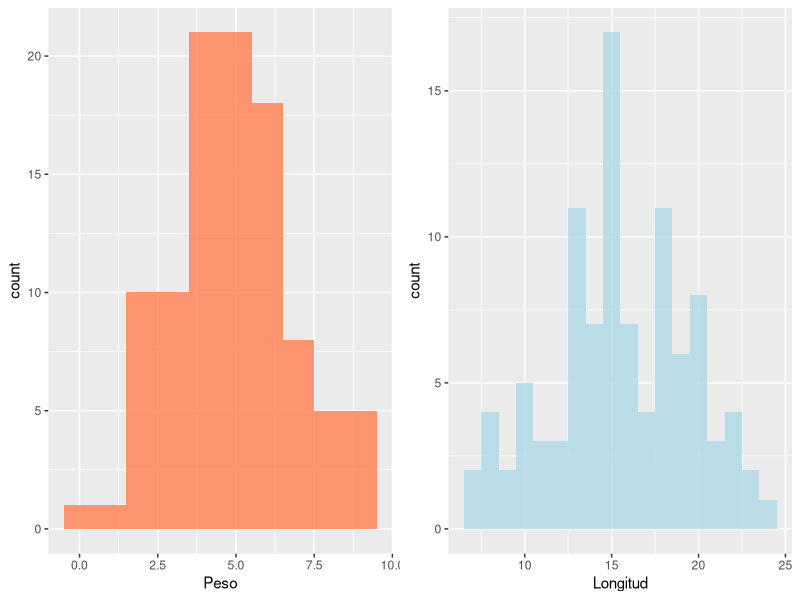
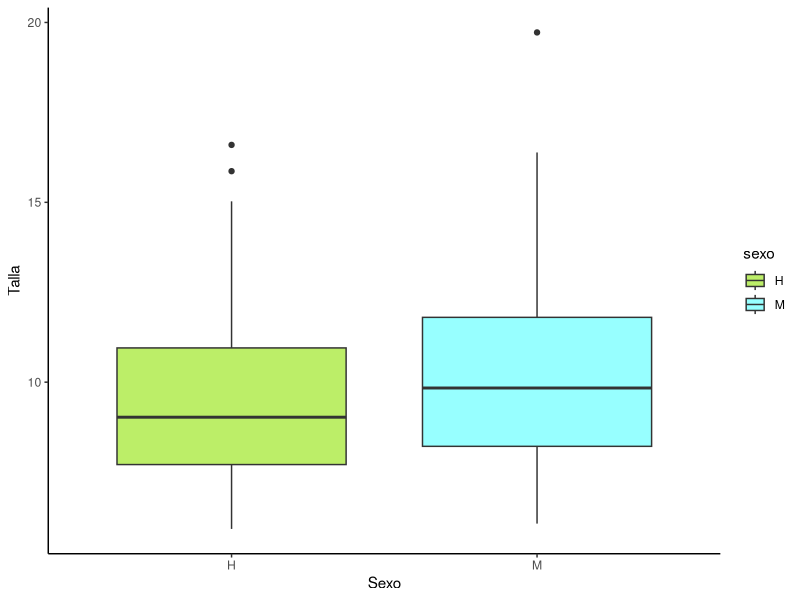
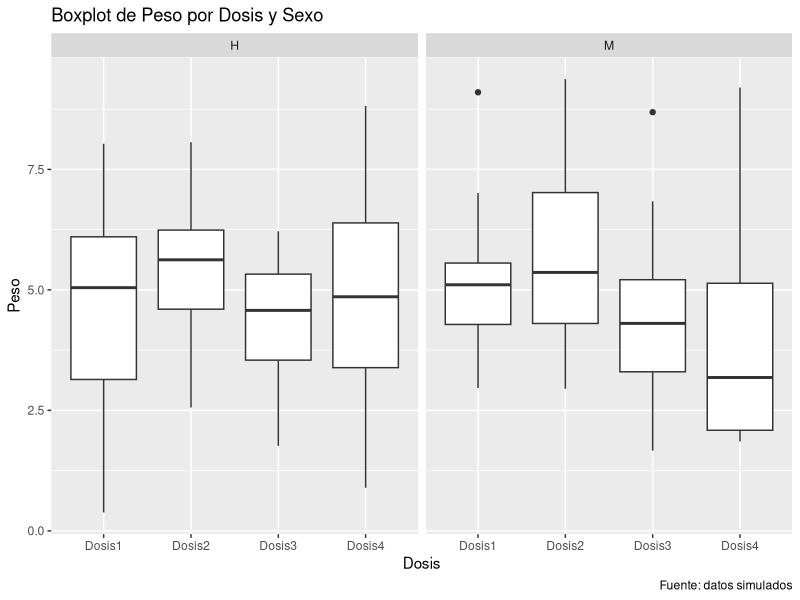
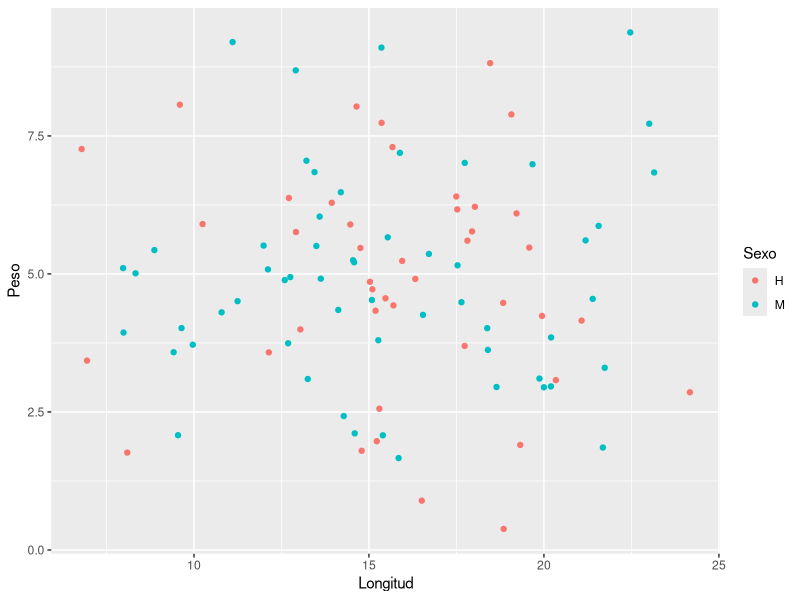

Reproduce these figures in R, in order.
# ------------------------------------------------------------------------------------------------------------------
# Clase 08 - Inteligencia Artificial
# Dr. José Gallardo Matus & Dra. María Angélica Rueda Calderón
# 29 abril 2023
# Diplomado en Análisis de Datos y Modelamiento Predictivo con Aprendizaje Automático para la Acuicultura.
# ------------------------------------------------------------------------------------------------------------------

# Habilita paquetes

library(readxl) # Para importar datos a R

library(dplyr) # Para manipular datos

library(tidyr) # Para manipular datos

library(ggplot2) # Para hacer gráficos

library(gridExtra) # Para que salgan varios graficos en simultaneo

library(tidyverse) # Para manipular datos

# Realice las siguientes preguntas al Chat de Rstudio

# 1). Simule un dataframe con 100 observaciones y que tenga las variables sexo, 
#     peso, talla, longitud, dosis (que sean 4 dosis), estado de madurez (0 inmaduro y 1 maduro) 
#     usar semilla para fijar datos simulados para salmones del atlantico

set.seed(123) # fijamos la semilla

datos_simulados <- tibble(
  sexo = sample(c("M", "H"), 100, replace=TRUE),
  peso = rnorm(100, mean=5, sd=2),
  talla = rnorm(100, mean=10, sd=3),
  longitud = rnorm(100, mean=15, sd=4),
  dosis = rep(c("Dosis1", "Dosis2", "Dosis3", "Dosis4"), each=25),
  estado_madurez = sample(0:1, 100, replace=TRUE)
)

# Visualizar los primeros registros
head(datos_simulados)

# 2). Realice un histogramas de la variable peso con color coral y longitud con color lightblue
#     y use la función grid.arrange(). Quiero que los histogramas se hagan con ggplot2 

# Histograma de peso
histograma_peso <- ggplot(datos_simulados, aes(x = peso, fill = "peso")) +
  geom_histogram(binwidth = 1, alpha = 0.8) +
  scale_fill_manual(values = "coral", guide = "none") +
  labs(x = "Peso")

# Histograma de longitud
histograma_longitud <- ggplot(datos_simulados, aes(x = longitud, fill = "longitud")) +
  geom_histogram(binwidth = 1, alpha = 0.8) +
  scale_fill_manual(values = "lightblue", guide = "none") +
  labs(x = "Longitud")

# Combinamos los gráficos
grid.arrange(histograma_peso, histograma_longitud, nrow = 1)

# 3). Genere un boxplot de la talla versus sexo  y que coloree para cada sexo usando color
#     darkolivegreen2 y darkslategray1 de en ggplot2

# Boxplot
boxplot_talla_sexo <- ggplot(datos_simulados, aes(x = sexo, y = talla, fill = sexo)) +
  geom_boxplot() +
  scale_fill_manual(values = c("darkolivegreen2", "darkslategray1")) +
  labs(x = "Sexo", y = "Talla") +
  theme_classic()

boxplot_talla_sexo

# 4). Genere un boxplot de peso vs dosis por sexo use face_wrap() usando ggplot2

# Crear boxplot con facet_wrap() para los paneles de los valores de sexo
boxplot_peso_dosis <- ggplot(datos_simulados, aes(x = dosis, y = peso)) +
  geom_boxplot() +
  facet_wrap(~sexo, ncol = 2) +
  labs(
    title = "Boxplot de Peso por Dosis y Sexo",
    y = "Peso",
    x = "Dosis",
    caption = "Fuente: datos simulados"
  )

boxplot_peso_dosis


# 5). Realice un grafico de dispersión de peso vs longitud y 
#     que colore los puntos por sexo usando ggplot2

# Gráfico de dispersión
ggplot(datos_simulados, aes(x = longitud, y = peso, color = sexo)) + 
  geom_point() +
  labs(x = "Longitud", y = "Peso", color = "Sexo")

# Actividad grupal

# Use la base de datos salmon.xlsx y pida al chat que le recomiende pasos para el proceso
# de limpieza de datos usando los paquetes dplyr y tidyr (imputar datos faltantes, 
# unificar duplicados, identificar datos outliers y quitarlos)
# Realice después de tener lista la base de datos un análisis exploratorio de datos
# que le recomiende el chat usando ggplot2 para los graficos
